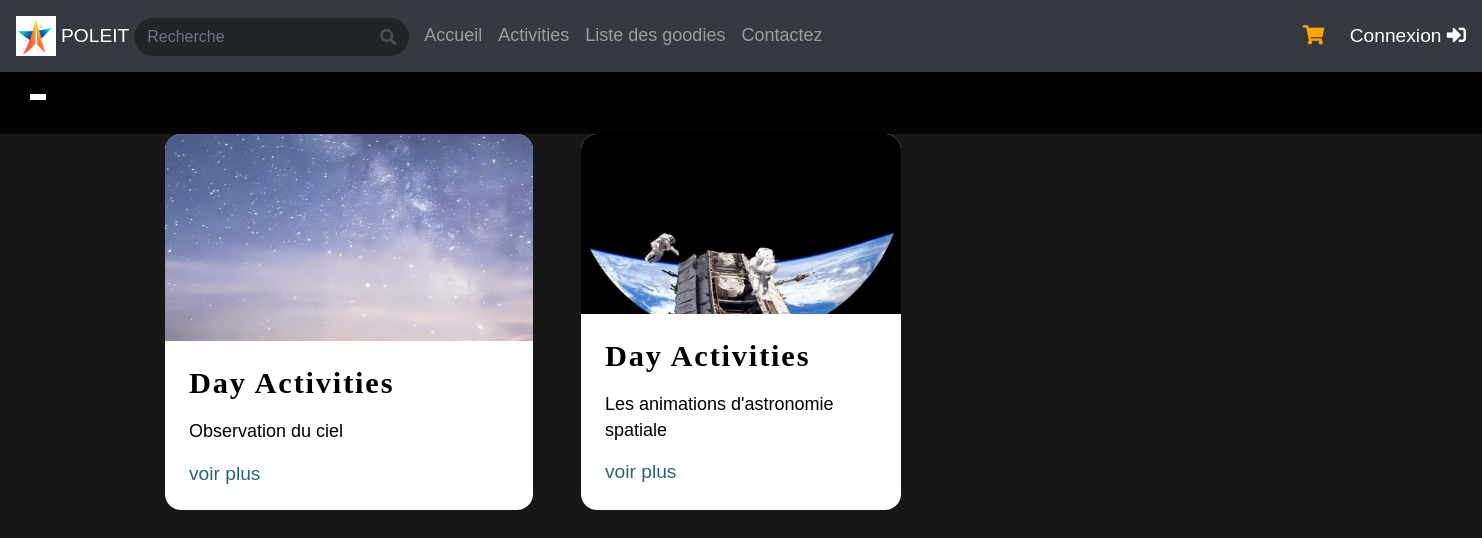
Page /Espace_membre/controleur/day_contr.php on the committed database.
### tables this page shows
CREATE TABLE IF NOT EXISTS `day_act` (
  `id` int NOT NULL AUTO_INCREMENT,
  `titre` varchar(255) NOT NULL,
  `texte` varchar(1200) NOT NULL,
  `image` varchar(255) NOT NULL,
  PRIMARY KEY (`id`)
);

### Espace_membre/controleur/day_contr.php (called while the page is built, shortened)
<?php
    include('../../autre/bdd.php');
    include('../vue/day_vue.php');
?>

### Espace_membre/vue/day_vue.php (the view, shortened to what this page needs)
    <?php
include('../../autre/bdd.php'); ?>
<!doctype html>
<html lang="en">
    <head>
    <link rel="stylesheet" href="../../css/bootstrap/dist/css/bootstrap.min.css" />
    <link rel="stylesheet" href="../../css/bootstrap/icone/css/all.css">
    <link href="../../css/style.css" rel="stylesheet" />
    </head>
<?php include("../autre/menu.php"); ?>
    <body>
        <main>
            <header class="site-header">
            </header>
            <div class="offcanvas offcanvas-end" data-bs-scroll="true" tabindex="-1" id="offcanvasMenu" aria-labelledby="offcanvasMenuLabel">
                <div class="offcanvas-header">
                    <button type="button" class="btn-close ms-auto" data-bs-dismiss="offcanvas" aria-label="Close"></button>
                </div>
            </div>
        </main>
    </body>
            <?php
function selectTitlesAndIdsFromDayAct($bdd) {
    try {
        $sql = "SELECT * FROM `day_act`";
        $stmt = $bdd->prepare($sql);
        $stmt->execute();
        return $stmt->fetchAll(PDO::FETCH_ASSOC);
    } catch (PDOException $e) {
        echo "Erreur: " . $e->getMessage();
        return null;
    }
}
$titlesAndIds = selectTitlesAndIdsFromDayAct($bdd);
?>
</body>
</html>
<?php
    if (!empty($titlesAndIds)) {
        foreach ($titlesAndIds as $data) {
            ?>
            <section class="articles">
  <article>
    <div class="article-wrapper">
      <figure>
        <img src="../../images/produits/<?php echo $data["image"];?>" alt="" />
      </figure>
      <div class="article-body">
        <h2>Day Activities</h2>
        <p style="color:black">
    <?php echo $data['titre']; ?>
    </p>
        <a href="Description_day.php?id=<?php echo $data["id"];?>" class="read-more">
          voir plus
        </a>
      </div>
    </div>
  </article>
          <?php
        }
    }
    ?>
</section>
</html>

### Espace_membre/css/tooplate-kool-form-pack.css (style rules this page uses)
:root { --body-bg-color: #181717; --white-color: #ffffff; --primary-color: #E07A5F; --secondary-color: #F2CC8F; --section-bg-color: #f0f8ff; --custom-btn-bg-color: #E07A5F; --custom-btn-bg-hover-color: #F2CC8F; --dark-color: #000000; --p-color: #ffffff; --link-hover-color: #F2CC8F; --body-font-family: 'Poppins', sans-serif; --heading-font-family: 'Unbounded', sans-serif; --h1-font-size: 62px; --h2-font-size: 36px; --h3-font-size: 28px; --h4-font-size: 24px; --h5-font-size: 22px; --h6-font-size: 20px; --p-font-size: 18px; --menu-font-size: 16px; --btn-font-size: 14px; --border-radius-large: 100px; --border-radius-medium: 20px; --border-radius-small: 10px; --font-weight-normal: 400; --font-weight-medium: 500; --font-weight-bold: 700; }
body { background-color: var(--body-bg-color); font-family: var(--body-font-family); }
h1, h2, h3, h4, h5, h6 { font-family: var(--heading-font-family); font-weight: var(--font-weight-medium); letter-spacing: -1px; }
h2 { font-size: var(--h2-font-size); font-weight: var(--font-weight-bold); }
p { color: var(--p-color); font-size: var(--p-font-size); font-weight: var(--font-weight-normal); }
a, button { touch-action: manipulation; transition: all 0.3s; }
a { display: inline-block; color: var(--secondary-color); text-decoration: none; }
.site-header { position: absolute; z-index: 22; top: 0; right: 0; left: 0; padding-top: 30px; padding-bottom: 30px; }
.offcanvas { background-color: rgba(0, 0, 0, 0.85); padding: 30px; }
.offcanvas.offcanvas-end { border-left: 0; }
.offcanvas-header .btn-close { filter: brightness(0) invert(1); transition: all 0.3s; }

### Espace_membre/vue/day_vue.php (style rules this page uses)
article { --img-scale: 1.001; --title-color: #000000; --link-icon-translate: -20px; --link-icon-opacity: 0; position: relative; border-radius: 16px; box-shadow: none; background: #fff; transform-origin: center; transition: all 0.4s ease-in-out; overflow: hidden; }
article a::after { position: absolute; inset-block: 0; inset-inline: 0; cursor: pointer; content: ""; }
article h2 { margin: 0 0 18px 0; font-family: "Bebas Neue", cursive; font-size: 1.9rem; letter-spacing: 0.06em; color: var(--title-color); transition: color 0.3s ease-out; }
figure { margin: 0; padding: 0; aspect-ratio: 16 / 9; overflow: hidden; }
article img { max-width: 100%; transform-origin: center; transform: scale(var(--img-scale)); transition: transform 0.4s ease-in-out; }
.article-body { padding: 24px; }
article a { display: inline-flex; align-items: center; text-decoration: none; color: #28666e; }
*, *::before, *::after { box-sizing: border-box; }
body { margin: 0; padding: 48px 0; font-family: "Figtree", sans-serif; font-size: 1.2rem; line-height: 1.6rem; background-image: transparent; min-height: 100vh; }
.articles { display: grid; max-width: 1200px; margin-inline: auto; padding-inline: 24px; grid-template-columns: repeat(auto-fill, minmax(320px, 1fr)); gap: 24px; }

### rows in the picture
day_act: image (picture), titre "Observation du ciel"
day_act: image (picture), titre "Les animations d'astronomie spatiale"
